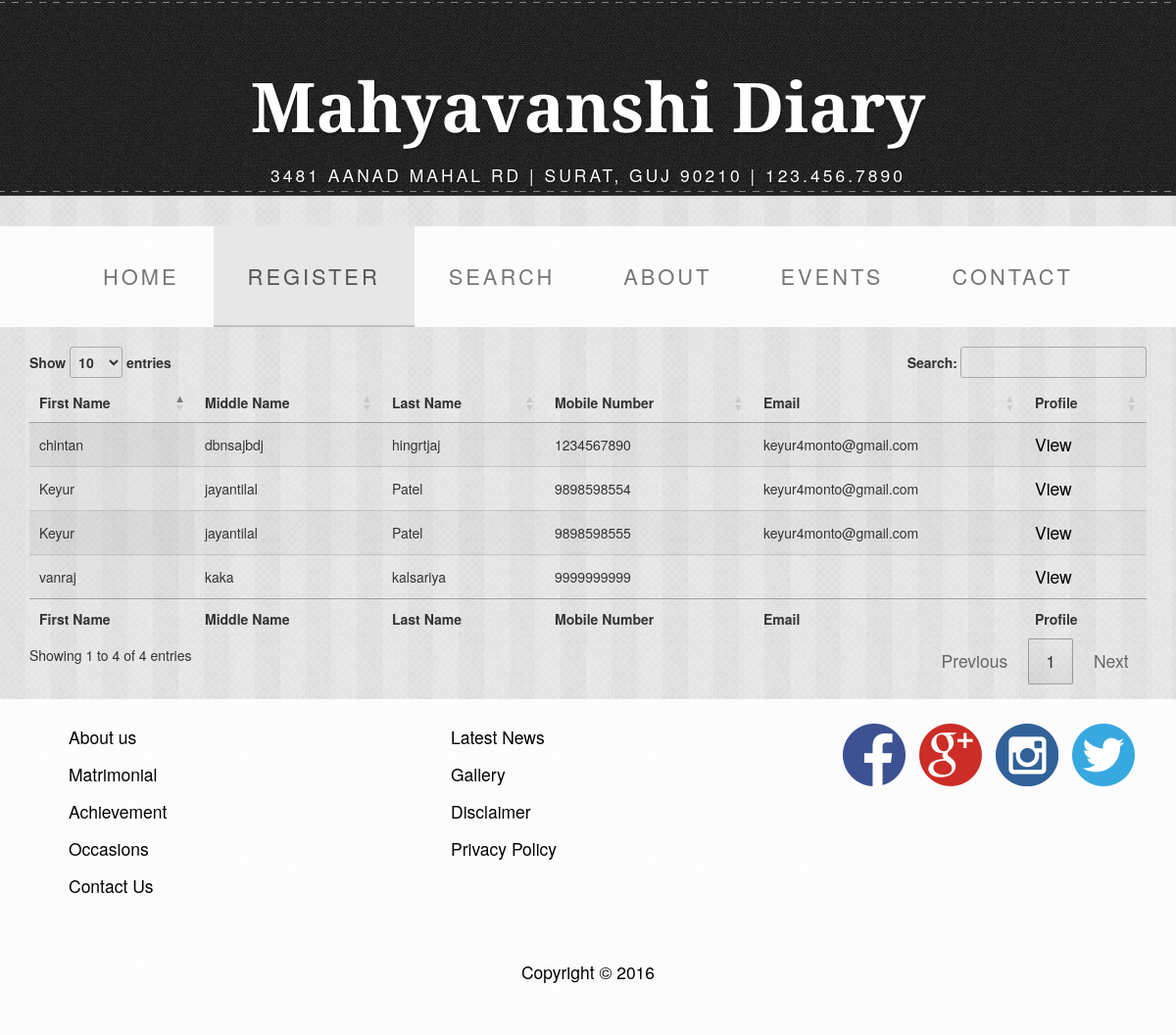
Page /index.php/registration/viewAllParent on the committed database.
### tables this page shows
CREATE TABLE IF NOT EXISTS `users` (
  `id` int(11) NOT NULL AUTO_INCREMENT,
  `first_name` text NOT NULL,
  `middle_name` text NOT NULL,
  `last_name` text NOT NULL,
  `parent_id` int(11) NOT NULL,
  `relation` text NOT NULL,
  `marital` text NOT NULL,
  `education` text NOT NULL,
  `home` text NOT NULL,
  `occupation` text NOT NULL,
  `birthdate` date NOT NULL,
  `annualincome` text NOT NULL,
  `bloodgroup` text NOT NULL,
  `email` text NOT NULL,
  `per_housenumber` text NOT NULL,
  `per_society` text NOT NULL,
  `per_area` text NOT NULL,
  `per_pincode` text NOT NULL,
  `per_state` text NOT NULL,
  `per_city` text NOT NULL,
  `per_district` text NOT NULL,
  `per_taluka` text NOT NULL,
  `current_housenumber` text NOT NULL,
  `current_society` text NOT NULL,
  `current_area` text NOT NULL,
  `current_pincode` text NOT NULL,
  `current_state` text NOT NULL,
  `current_city` text NOT NULL,
  `current_district` text NOT NULL,
  `current_taluka` text NOT NULL,
  `created` datetime NOT NULL,
  `updated` datetime NOT NULL,
  `mobile_number` bigint(12) DEFAULT '0',
  `gender` varchar(45) DEFAULT NULL,
  `education_status` text,
  `current_education_status` text,
  `profile_picture` text,
  `password` text,
  PRIMARY KEY (`id`)
);

### application/views/template/front.php (called while the page is built)
<?php
$this->load->view('template/header');
$this->load->view($main_content);
$this->load->view('template/footer');
?>

### application/controllers/Registration.php (called while the page is built, shortened)
<?php
class Registration extends CI_Controller {
	public function __construct(){
		$this->load->model('mdl_registration');
		$this->load->model('mdl_state');
	}
		?>
		<?php
	public function viewAllParent(){
		$users=$this->mdl_registration->getAllparentUsers();
		$data=array(
		'main_content'=>'registration/viewAllParent',
		'users'=>$users
	);
	$this->load->view('template/front',$data);
	}
}

### index.php (called while the page is built, shortened)
<?php
require_once BASEPATH.'core/CodeIgniter.php';

### application/models/Mdl_registration.php (called while the page is built, shortened)
<?php
Class Mdl_registration extends CI_Model{
	public function getAllparentUsers(){
		$this->db->where('parent_id',0);
		$query=$this->db->get('users');
		$result=$query->result_array();
		return $result;
	}
}
?>

### application/views/registration/viewAllParent.php (the view, shortened to what this page needs)
<link rel="stylesheet" type="text/css" href="https://cdn.datatables.net/1.10.11/css/jquery.dataTables.min.css">
<div class="content-body">
    <div class="container">
        <div class="row custom-marging-top">
            <div class="form-group col-md-12 custom-marging-right">
                 <table id="example" class="display" cellspacing="0" width="100%">
					<thead>
						<tr>
							<th>First Name</th>
							<th>Middle Name</th>
							<th>Last Name</th>
                                                        <th>Mobile Number</th>
							<th>Email</th>
							<th>Profile</th>
						</tr>
					</thead>
					<tfoot>
						<tr>
							<th>First Name</th>
							<th>Middle Name</th>
							<th>Last Name</th>
                                                        <th>Mobile Number</th>
							<th>Email</th>
							<th>Profile</th>
						</tr>
					</tfoot>
					<tbody>
                                            <?php foreach($users as $user) { ?>
						<tr>
							<td><?php echo $user['first_name']; ?></td>
							<td><?php echo $user['middle_name']; ?></td>
                                                        <td><?php echo $user['last_name']; ?></td>
                                                        <td><?php echo $user['mobile_number']; ?></td>
                                                        <td><?php echo $user['email']; ?></td>
                                                        <td><a href="<?php echo base_url('/registration/profile/'.$user['id']); ?>">View</a></td>
						</tr>
                                            <?php } ?>
					</tbody>
				</table>
            </div>
    </div>
</div>

### application/views/template/header.php (shortened to what this page needs)
<!DOCTYPE html>
<html lang="en">
<head>
    <link href="<?php echo base_url() ?>css/bootstrap.min.css" rel="stylesheet">
    <link href="<?php echo base_url() ?>css/business-casual.css" rel="stylesheet">
</head>
<body>
    <div class="brand">Mahyavanshi Diary</div>
    <div class="address-bar">3481 Aanad Mahal Rd  | Surat, Guj 90210 | 123.456.7890</div>
    <?php
            $section = explode('/',$main_content);
    ?>
    <nav class="navbar navbar-default" role="navigation">
        <div class="container">
            <div class="collapse navbar-collapse" id="bs-example-navbar-collapse-1">
                <ul class="nav navbar-nav">
                    <li <?php if(!empty($section[0]) && strtolower($section[0])=='home') {  ?>class="active" <?php } ?>>
                        <a href="<?php echo base_url() ?>">Home</a>
                    </li>
                    <li <?php if(!empty($section[0]) && strtolower($section[0])=='registration') {  ?>class="active" <?php } ?>>
                        <a href="<?php echo base_url() ?>registration">Register</a>
                    </li>
                    <li>
                        <a href="<?php echo base_url() ?>searchAll">Search</a>
                    </li>
                    <li>
                        <a href="<?php echo base_url() ?>about">About</a>
                    </li>
                    <li>
                        <a href="<?php echo base_url() ?>">Events</a>
                    </li>
                    <li>
                        <a href="<?php echo base_url() ?>">Contact</a>
                    </li>
                </ul>
            </div>
        </div>
    </nav>

### application/views/template/footer.php (shortened to what this page needs)
<footer>
    <div class="container">
        <div class="row footer">
            <div class="col-sm-4 text-left">
                <ul>
                    <li><a href="#">About us</a></li>
                    <li><a href="#">Matrimonial</a></li>
                    <li><a href="#">Achievement</a></li>
                    <li><a href="#">Occasions</a></li>
                    <li><a href="#">Contact Us</a></li>
                </ul>
            </div>
            <div class="col-sm-4 text-left">
                <ul>
                    <li><a href="#">Latest News</a></li>
                    <li><a href="#">Gallery</a></li>
                    <li><a href="#">Disclaimer</a></li>
                    <li><a href="#">Privacy Policy</a></li>
                </ul>
            </div>
            <div class="col-sm-4 text-left">
                <ul class="social-med">
                    <li>
                        <a href="">
                            <img src="<?php echo base_url() ?>img/Facebook.png">
                        </a>
                    </li>
                    <li>
                        <a href="">
                            <img src="<?php echo base_url() ?>img/GooglePlus.png">
                        </a>
                    </li>
                    <li>
                        <a href="">
                            <img src="<?php echo base_url() ?>img/Instagram.png">
                        </a>
                    </li>
                    <li>
                        <a href="">
                            <img src="<?php echo base_url() ?>img/Twitter.png">
                        </a>
                    </li>
                </ul>
            </div>
            <div class="row">
                <div class="col-lg-12 text-center">
                    <p>Copyright &copy; 2016</p>
                </div>
            </div>
        </div>
    </footer>
</body>
</html>

### css/business-casual.css (style rules this page uses)
html { background: url('../img/bg.jpg') repeat #e6e6e6; }
body { font-family: "Helvetica Neue",Helvetica,Arial,sans-serif; background: url('../img/bg_1.jpg') repeat-x top; }
p ,a { font-size: 1.25em; line-height: 1.6; color: #000; }
.brand, .address-bar { display: none; }
.navbar-nav { text-transform: uppercase; font-weight: 400; letter-spacing: 3px; }
footer { background: #fff; background: rgba(255,255,255,0.9); }
footer p { margin: 0; padding: 50px 0; }
.row.footer ul { margin-top: 25px; }
.row.footer ul li { margin-bottom: 10px; }
ul.social-med li { display: inline-block; padding: 0 0 0 10px; }
.nav>li.active a,.navbar-default .navbar-nav>li>a:hover { background-color: #C1C1C1; border-bottom: 2px solid #C3BFBF; }
@media screen and (min-width:768px) { .brand { display: inherit; margin: 0; padding: 60px 0 10px; text-align: center; text-shadow: 1px 1px 2px rgba(0,0,0,0.5); font-family: "Josefin Slab","Helvetica Neue",Helvetica,Arial,sans-serif; font-size: 5em; font-weight: 700; line-height: normal; color: #fff; } }
@media screen and (min-width:768px) { .address-bar { display: inherit; margin: 0; padding: 0 0 40px; text-align: center; text-shadow: 1px 1px 2px rgba(0,0,0,0.5); text-transform: uppercase; font-size: 1.25em; font-weight: 400; letter-spacing: 3px; color: #fff; } }
@media screen and (min-width:768px) { .navbar { border-radius: 0; } }
@media screen and (min-width:768px) { .navbar { min-height: 0; } }
@media screen and (min-width:768px) { .navbar-default { border: none; background: #fff; background: rgba(255,255,255,0.9); } }
@media screen and (min-width:768px) { .nav>li>a { padding: 35px; } }
@media screen and (min-width:768px) { .navbar-nav>li>a { line-height: normal; } }
@media screen and (min-width:768px) { .navbar-nav { display: table; float: none; margin: 0 auto; table-layout: fixed; font-size: 1.25em; } }
ul { list-style-type: none; }

### rows in the picture
users: first_name "vanraj", middle_name "kaka", last_name "kalsariya", mobile_number "9999999999"
users: first_name "Keyur", middle_name "jayantilal", last_name "Patel", mobile_number "9898598554", email "keyur4monto@gmail.com"
users: first_name "Keyur", middle_name "jayantilal", last_name "Patel", mobile_number "9898598555", email "keyur4monto@gmail.com"
users: first_name "chintan", middle_name "dbnsajbdj", last_name "hingrtjaj", mobile_number "1234567890", email "keyur4monto@gmail.com"
